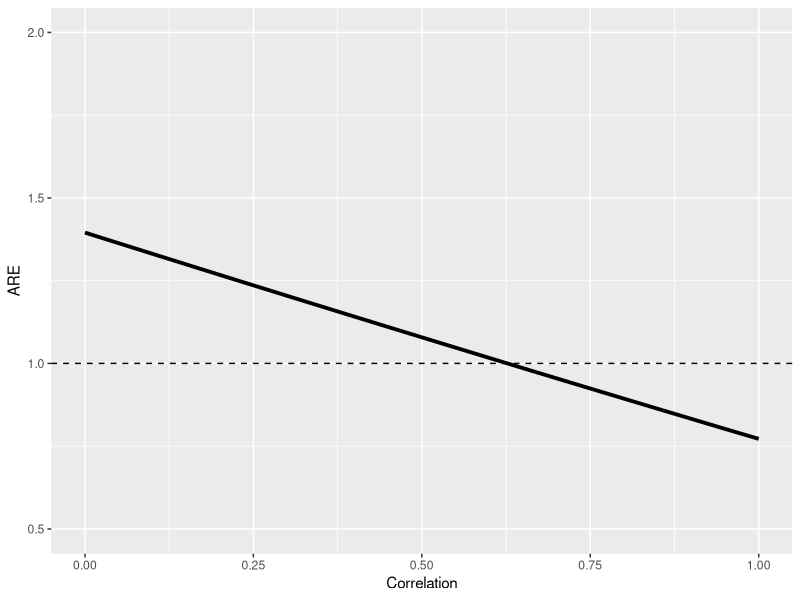
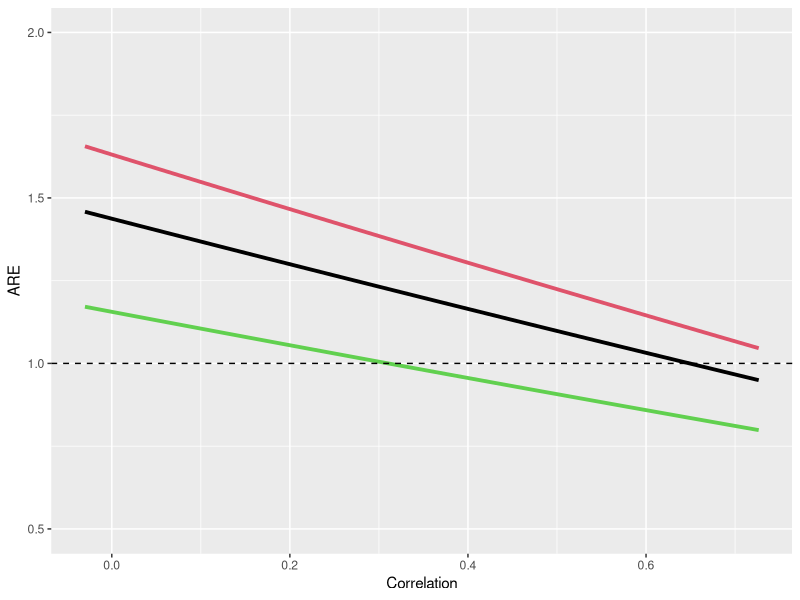

Reproduce these figures in R, in order.
################################################################
# CASE STUDY
# CompARE paper - 2019
# Marta Bofill 
################################################################


################################################################
# PREAMBLE
################################################################ 
library(ggplot2)


# FUNCTION: Odds Ratio
################################################################ 
# pk: probability of the k-th endpoint (k=1,2) 

OR.function<- function(p0, p1){
  
  OR<- (p1/(1-p1))/(p0/(1-p0))
  return(OR)
}


# FUNCTION: Bahadur.composite
################################################################ 
# pk: probability of the k-th endpoint (k=1,2)
# rho: correlation between the endpoints

Bahadur.composite<- function(p1, p2, rho){
  
  p.composite<- 1- (1-p1)*(1-p2)*( 1+ rho*sqrt(p1*p2/((1-p1)*(1-p2)) ))
  return(p.composite)
}


# FUNCTION: Correlation bounds
################################################################ 
# pk: probability of the k-th endpoint (k=1,2)

correlation.min.function = function(p1, p2){
  rho.min <- max(  -sqrt(p1*p2/((1-p1)*(1-p2))), -sqrt(((1-p1)*(1-p2))/(p1*p2)  ) )  
  return(rho.min)
}

correlation.max.function = function(p1, p2){
  rho.max <- min(  sqrt( ( p1/ (1-p1) )/( p2/ (1-p2) ) ), sqrt((p2/(1-p2))/(p1/(1-p1)) ) )  
  return(rho.max)
}

# FUNCTION: OR.composite
################################################################ 
# pk.0: probability of the k-th endpoint under control group (k=1,2)
# ORk: Odds ratio for the k-th endpoint
# rho: correlation between the endpoints

OR.composite.function = function(p1.0, p2.0, OR1, OR2, rho){
  
  O10= p1.0/(1-p1.0)
  O20= p2.0/(1-p2.0)
  
  OR= ((O10*OR1+1)*(O20*OR2+1)-1-rho*sqrt(OR1*OR2*O10*O20))*(1+rho*sqrt(O10*O20))/
    (((1+O10)*(1+O20)-1-rho*sqrt(O10*O20))*(1+rho*sqrt(OR1*OR2*O10*O20))) 
  return(OR)
}

# FUNCTION: ARE.betaOR.binary.endpoints (beta parametrization) 
################################################################ 
# pk.0: probability of the k-th endpoint under control group (k=1,2)
# ORk: Odds ratio for the k-th endpoint
# rho: correlation between the endpoints

ARE.betaOR.binary.endpoints = function(p1.0, p2.0, OR1, OR2, rho){
  
  OR.composite <- OR.composite.function(p1.0, p2.0, OR1, OR2, rho)
  
  p.composite.0 <- Bahadur.composite(p1.0, p2.0, rho)
  
  are <- log(OR.composite)^2*p.composite.0*(1- p.composite.0)/(log(OR1)^2*p1.0*(1-p1.0))
  return(are)
}

# FUNCTION: ARE.p.binary.endpoints (p parametrization)
################################################################ 

ARE.p.binary.endpoints <- function(p1.0, p1.1, p2.0, p2.1, rho){
  
  p.composite.0 <- Bahadur.composite(p1.0, p2.0, rho)
  p.composite.1 <- Bahadur.composite(p1.1, p2.1, rho)
  
  are <- ( (p.composite.0 - p.composite.1)^2*(p1.0*(1-p1.0)) )/( (p1.0-p1.1)^2*(p.composite.0*(1-p.composite.0))  )
  return(are)
}

# FUNCTION: Sample Size Composite Binary Endpoint Diff
################################################################ 
SampleSize.CBE.Diff <- function(p1.0, p2.0, d1, d2, rho, alpha=0.05, beta=0.2, Unpooled="Unpooled Variance"){ 
  
  p1.1= d1+p1.0
  p2.1 = d2+p2.0
  
  p0.CBE = 1- (1-p1.0)*(1-p2.0)*( 1+ rho*sqrt(p1.0*p2.0/((1-p1.0)*(1-p2.0)) )) 
  d.CBE <- diff.pcomp(p1.0, p2.0, p1.1, p2.1, rho) 
  
  n = SampleSize.Diff(p0.CBE,d.CBE,alpha,beta,Unpooled) 
  
  return (n)
}  

# FUNCTION: Sample Size Binary Diff
#####################################################################################
# Sample size calculations in terms of risk difference 

SampleSize.Diff <- function(p0, d, alpha=0.05, beta=0.2, Unpooled="Unpooled Variance"){
  z.alpha <- qnorm(1-alpha,0,1)  
  z.beta <-  qnorm(1-beta,0,1)
  
  if(Unpooled=="Unpooled Variance"){
    # sample size per group
    n1 = ((z.alpha+z.beta)/d)^2*( p0*(1-p0) + (d+p0)*(1-p0-d))
  }else{
    p1 = p0 + d
    p = (p1 + p0)/2
    # sample size per group
    n1 = ((z.alpha* sqrt(2*p*(1-p)) +  z.beta* sqrt( p0*(1-p0) + (d+p0)*(1-p0-d)))/d)^2
  }
  n = 2*n1      
  
  return(n)
}


# FUNCTION: DIFFERENCES IN PROPORTIONS COMPOSITE
#####################################################################################
# pk: probability of the k-th endpoint (k=1,2)
# rho: correlation between the endpoints
diff.pcomp <- function(p0.RE, p0.AE, p1.RE, p1.AE, rho){ 
  diff = Bahadur.composite(p1.RE, p1.AE, rho)-Bahadur.composite(p0.RE, p0.AE, rho) 
  
  return(diff)
}


#####################################################################################
#####################################################################################
# E1: Target-vessel revascularization
p10 = 70/1195
p11 = 94/2416

d1 = p11-p10
round(d1,3)
OR1 = OR.function(p10,p11)

c(p10,p11,d1,OR1)

# E2: Cardiac death or target-vessel myocardial infarction
p20 = 38/1195
p21 = 53/2416

d2 = p21-p20
round(d2,3)
OR2 = OR.function(p20,p21)

c(p20,p21,d2,OR2)

# correlation 
rho.min= max(correlation.min.function(p10,p20),correlation.min.function(p11,p21)) 
rho.max= min(correlation.max.function(p10,p20),correlation.max.function(p11,p21))

#####################################################################################

# COMPOSITE UNDER CONTROL GROUP
rho0.min= correlation.min.function(p10,p20)
rho0.max= correlation.max.function(p10,p20)

c(rho0.min,rho0.max)

Bahadur.composite(p10,p20,rho0.min)
Bahadur.composite(p10,p20,rho0.max)

# ARE in OR

f <- function(x,p10, p20, OR1, OR2) ARE.betaOR.binary.endpoints(p10, p20, OR1, OR2, rho=x)
ymax <- min(max(2,ARE.betaOR.binary.endpoints(p10, p20, OR1, OR2, rho0.min)+0.5), 100)
ymin <- min(0.5, max(0.005,min(ARE.betaOR.binary.endpoints(p10, p20, OR1, OR2, rho0.max) -0.15)))

ggplot(data.frame(x=c(0, 1)), aes(x)) + stat_function(fun=f,args=list(p10=p10, p20=p20, OR1=OR1, OR2=OR2),size=1.3)+  
  geom_hline(yintercept = 1,col='black',linetype=2) + ylim(ymin, ymax)  + xlab('Correlation') + ylab('ARE')


# ARE in p
fp <- function(x,p10, p11, p20, p21) ARE.p.binary.endpoints(p10, p11, p20, p21, rho=x)
# ARE.p.binary.endpoints(p1.0, p1.1, p2.0, p2.1, rho)
ymax <- min(max(2,ARE.betaOR.binary.endpoints(p10, p20, OR1, OR2, rho0.min)+0.5), 100)
ymin <- min(0.5, max(0.005,min(ARE.betaOR.binary.endpoints(p10, p20, OR1, OR2, rho0.max) -0.15)))

ggplot(data.frame(x=c(rho.min, rho.max)), aes(x)) + stat_function(fun=fp,args=list(p10=p10, p20=p20, p11=p11, p21=p21),size=1.3)+  
  stat_function(fun=fp,args=list(p10=p10, p20=p20, p11=p11, p21=0.020),size=1.3,col=2)+ 
  stat_function(fun=fp,args=list(p10=p10, p20=p20, p11=p11, p21=0.025),size=1.3,col=3)+  
  geom_hline(yintercept = 1,col='black',linetype=2)  + ylim(ymin, ymax)  + xlab('Correlation') + ylab('ARE') 
# +guides(col=guide_legend(title="p21 Endpoint 2")) 

#####################################################################################

# COMPOSITE UNDER CONTROL GROUP


round(c(rho.min,(rho.max-rho.min)/2,rho.max),2 )

round(ARE.p.binary.endpoints(p10, p11, p20, p21, rho=rho.min),2)
round(ARE.p.binary.endpoints(p10, p11, p20, p21, rho=(rho.max-rho.min)/2),2)
round(ARE.p.binary.endpoints(p10, p11, p20, p21, rho=rho.max),2)

round(SampleSize.CBE.Diff(p10, p20, p11-p10, p21-p20, rho.min))
round(SampleSize.CBE.Diff(p10, p20, p11-p10, p21-p20, (rho.max-rho.min)/2))
round(SampleSize.CBE.Diff(p10, p20, p11-p10, p21-p20, rho.max))

round(Bahadur.composite(p10,p20,rho.min),2)
round(Bahadur.composite(p10,p20,(rho.max-rho.min)/2),2)
round(Bahadur.composite(p10,p20,rho.max),2)

